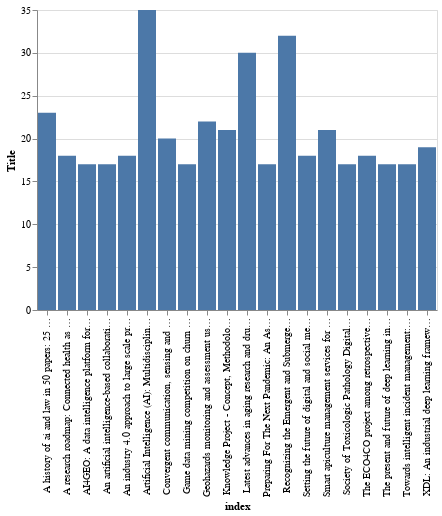

Notebook code for this chart:
### Code cell
# Visualizing which titles appear the most, i.e. the titles have many authors
toplot = data_na['Title'].value_counts(ascending=False).nlargest(20).reset_index()
alt.Chart(toplot).mark_bar().encode(
    x='index:N',
    y='Title:Q'
)

### Figure 1 — Vega-Lite specification as saved in the notebook (floating-point values rounded to 4 significant figures)
{"config": {"view": {"continuousWidth": 400, "continuousHeight": 300}}, "data": {"name": "data-e1ad9ac5e164b647f4ea74f86fdbb9f4"}, "mark": "bar", "encoding": {"x": {"field": "index", "type": "nominal"}, "y": {"field": "Title", "type": "quantitative"}}, "$schema": "https://vega.github.io/schema/vega-lite/v4.17.0.json", "datasets": {"data-e1ad9ac5e164b647f4ea74f86fdbb9f4": [{"index": "Artificial Intelligence (AI): Multidisciplinary perspectives on emerging challenges, opportunities, and agenda for research, practice and policy", "Title": 35}, {"index": "Recognizing the Emergent and Submerged Iceberg of the Celiac Disease: ITAMA Project—Global Strategy Protocol", "Title": 32}, {"index": "Latest advances in aging research and drug discovery", "Title": 30}, {"index": "A history of ai and law in 50 papers: 25 Years of the international conference on ai and law", "Title": 23}, {"index": "Geohazards monitoring and assessment using multi-source earth observation techniques", "Title": 22}, {"index": "Knowledge Project - Concept, Methodology and Innovations for Artificial Intelligence in Industry 4.0", "Title": 21}, {"index": "Smart apiculture management services for developing countries—the case of SAMS project in Ethiopia and Indonesia", "Title": 21}, {"index": "Convergent communication, sensing and localization in 6g systems: An overview of technologies, opportunities and challenges", "Title": 20}, {"index": "XDL: An industrial deep learning framework for high-dimensional sparse data", "Title": 19}, {"index": "An industry 4.0 approach to large scale production of satellite constellations. The case study of composite sandwich panel manufacturing", "Title": 18}, {"index": "Setting the future of digital and social media marketing research: Perspectives and research propositions", "Title": 18}, {"index": "A research roadmap: Connected health as an enabler of cancer patient support", "Title": 18}, {"index": "The ECO4CO project among retrospective data, improving of algorithms, predictive hypothesis and future perspectives to tackle health emergencies", "Title": 18}, {"index": "AI4GEO: A data intelligence platform for 3D geospatial mapping", "Title": 17}, {"index": "An artificial intelligence-based collaboration approach in industrial iot manufacturing: Key concepts, architectural extensions and potential applications", "Title": 17}, {"index": "The present and future of deep learning in radiology", "Title": 17}, {"index": "Towards intelligent incident management: Why we need it and how we make it", "Title": 17}, {"index": "Preparing For The Next Pandemic: An Asian National Cancer Centers Alliance (Ancca) Initiative", "Title": 17}, {"index": "Game data mining competition on churn prediction and survival analysis using commercial game log data", "Title": 17}, {"index": "Society of Toxicologic Pathology Digital Pathology and Image Analysis Special Interest Group Article*: Opinion on the Application of Artificial Intelligence and Machine Learning to Digital Toxicologic Pathology", "Title": 17}]}}
